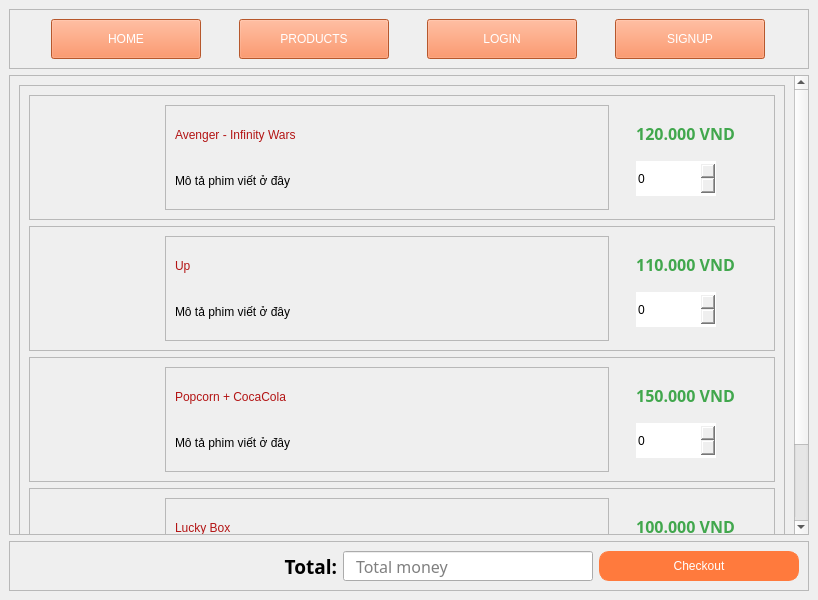
<?xml version="1.0" encoding="UTF-8"?>
<ui version="4.0">
 <class>MainWindow</class>
 <widget class="QMainWindow" name="MainWindow">
  <property name="geometry">
   <rect>
    <x>0</x>
    <y>0</y>
    <width>800</width>
    <height>600</height>
   </rect>
  </property>
  <property name="windowTitle">
   <string>MainWindow</string>
  </property>
  <widget class="QWidget" name="centralwidget">
   <layout class="QVBoxLayout" name="verticalLayout_8">
    <item>
     <widget class="QFrame" name="nav">
      <property name="minimumSize">
       <size>
        <width>800</width>
        <height>0</height>
       </size>
      </property>
      <property name="frameShape">
       <enum>QFrame::StyledPanel</enum>
      </property>
      <property name="frameShadow">
       <enum>QFrame::Raised</enum>
      </property>
      <layout class="QHBoxLayout" name="horizontalLayout">
       <item>
        <widget class="QPushButton" name="pushButton_home_w">
         <property name="minimumSize">
          <size>
           <width>150</width>
           <height>40</height>
          </size>
         </property>
         <property name="maximumSize">
          <size>
           <width>150</width>
           <height>40</height>
          </size>
         </property>
         <property name="styleSheet">
          <string notr="true">QPushButton{
	font: 81 16pt &quot;Nunito Sans Normal ExtraBold&quot;;
	color: white;
	background-color: rgb(255, 122, 61);
}

QPushButton:hover{
	background-color: rgb(255, 126, 21);
}

QPushButton:pressed{
	padding-left: 5px;
	padding-top: 10px;
}</string>
         </property>
         <property name="text">
          <string>HOME</string>
         </property>
        </widget>
       </item>
       <item>
        <widget class="QPushButton" name="pushButton_home_w_2">
         <property name="minimumSize">
          <size>
           <width>150</width>
           <height>40</height>
          </size>
         </property>
         <property name="maximumSize">
          <size>
           <width>150</width>
           <height>40</height>
          </size>
         </property>
         <property name="styleSheet">
          <string notr="true">QPushButton{
	font: 81 16pt &quot;Nunito Sans Normal ExtraBold&quot;;
	color: white;
	background-color: rgb(255, 122, 61);
}

QPushButton:hover{
	background-color: rgb(255, 126, 21);
}

QPushButton:pressed{
	padding-left: 5px;
	padding-top: 10px;
}</string>
         </property>
         <property name="text">
          <string>PRODUCTS</string>
         </property>
        </widget>
       </item>
       <item>
        <widget class="QPushButton" name="pushButton_home_w_3">
         <property name="minimumSize">
          <size>
           <width>150</width>
           <height>40</height>
          </size>
         </property>
         <property name="maximumSize">
          <size>
           <width>150</width>
           <height>40</height>
          </size>
         </property>
         <property name="styleSheet">
          <string notr="true">QPushButton{
	font: 81 16pt &quot;Nunito Sans Normal ExtraBold&quot;;
	color: white;
	background-color: rgb(255, 122, 61);
}

QPushButton:hover{
	background-color: rgb(255, 126, 21);
}

QPushButton:pressed{
	padding-left: 5px;
	padding-top: 10px;
}</string>
         </property>
         <property name="text">
          <string>LOGIN</string>
         </property>
        </widget>
       </item>
       <item>
        <widget class="QPushButton" name="pushButton_home_w_4">
         <property name="minimumSize">
          <size>
           <width>150</width>
           <height>40</height>
          </size>
         </property>
         <property name="maximumSize">
          <size>
           <width>150</width>
           <height>40</height>
          </size>
         </property>
         <property name="styleSheet">
          <string notr="true">QPushButton{
	font: 81 16pt &quot;Nunito Sans Normal ExtraBold&quot;;
	color: white;
	background-color: rgb(255, 122, 61);
}

QPushButton:hover{
	background-color: rgb(255, 126, 21);
}

QPushButton:pressed{
	padding-left: 5px;
	padding-top: 10px;
}</string>
         </property>
         <property name="text">
          <string>SIGNUP</string>
         </property>
        </widget>
       </item>
      </layout>
     </widget>
    </item>
    <item>
     <widget class="QScrollArea" name="scrollArea">
      <property name="widgetResizable">
       <bool>true</bool>
      </property>
      <widget class="QWidget" name="scrollAreaWidgetContents">
       <property name="geometry">
        <rect>
         <x>0</x>
         <y>0</y>
         <width>763</width>
         <height>556</height>
        </rect>
       </property>
       <layout class="QVBoxLayout" name="verticalLayout_7">
        <item>
         <widget class="QFrame" name="frame_2">
          <property name="frameShape">
           <enum>QFrame::StyledPanel</enum>
          </property>
          <property name="frameShadow">
           <enum>QFrame::Raised</enum>
          </property>
          <layout class="QVBoxLayout" name="verticalLayout_6">
           <item>
            <widget class="QFrame" name="film2">
             <property name="minimumSize">
              <size>
               <width>0</width>
               <height>125</height>
              </size>
             </property>
             <property name="maximumSize">
              <size>
               <width>16777215</width>
               <height>125</height>
              </size>
             </property>
             <property name="frameShape">
              <enum>QFrame::StyledPanel</enum>
             </property>
             <property name="frameShadow">
              <enum>QFrame::Raised</enum>
             </property>
             <layout class="QHBoxLayout" name="horizontalLayout_5">
              <item>
               <widget class="QLabel" name="posster_3">
                <property name="minimumSize">
                 <size>
                  <width>120</width>
                  <height>120</height>
                 </size>
                </property>
                <property name="maximumSize">
                 <size>
                  <width>120</width>
                  <height>120</height>
                 </size>
                </property>
                <property name="text">
                 <string/>
                </property>
                <property name="pixmap">
                 <pixmap>images/avenger.jpg</pixmap>
                </property>
                <property name="scaledContents">
                 <bool>true</bool>
                </property>
               </widget>
              </item>
              <item>
               <widget class="QFrame" name="frame_5">
                <property name="frameShape">
                 <enum>QFrame::StyledPanel</enum>
                </property>
                <property name="frameShadow">
                 <enum>QFrame::Raised</enum>
                </property>
                <layout class="QVBoxLayout" name="verticalLayout_4">
                 <item>
                  <widget class="QLabel" name="label_9">
                   <property name="minimumSize">
                    <size>
                     <width>300</width>
                     <height>0</height>
                    </size>
                   </property>
                   <property name="styleSheet">
                    <string notr="true">color: rgb(179, 20, 20);
font: 81 14pt &quot;Nunito Sans Normal ExtraBold&quot;;</string>
                   </property>
                   <property name="text">
                    <string>Avenger - Infinity Wars</string>
                   </property>
                  </widget>
                 </item>
                 <item>
                  <widget class="QLabel" name="label_10">
                   <property name="text">
                    <string>Mô tả phim viết ở đây</string>
                   </property>
                  </widget>
                 </item>
                </layout>
               </widget>
              </item>
              <item>
               <widget class="QFrame" name="frame_10">
                <property name="minimumSize">
                 <size>
                  <width>120</width>
                  <height>0</height>
                 </size>
                </property>
                <property name="maximumSize">
                 <size>
                  <width>150</width>
                  <height>16777215</height>
                 </size>
                </property>
                <property name="styleSheet">
                 <string notr="true">border: none;</string>
                </property>
                <property name="frameShape">
                 <enum>QFrame::StyledPanel</enum>
                </property>
                <property name="frameShadow">
                 <enum>QFrame::Raised</enum>
                </property>
                <layout class="QGridLayout" name="gridLayout_10">
                 <property name="leftMargin">
                  <number>0</number>
                 </property>
                 <property name="topMargin">
                  <number>0</number>
                 </property>
                 <property name="bottomMargin">
                  <number>0</number>
                 </property>
                 <property name="spacing">
                  <number>0</number>
                 </property>
                 <item row="0" column="0">
                  <widget class="QLabel" name="label_19">
                   <property name="minimumSize">
                    <size>
                     <width>0</width>
                     <height>30</height>
                    </size>
                   </property>
                   <property name="maximumSize">
                    <size>
                     <width>16777215</width>
                     <height>30</height>
                    </size>
                   </property>
                   <property name="font">
                    <font>
                     <family>Nunito Sans Normal ExtraBold</family>
                     <pointsize>12</pointsize>
                     <weight>75</weight>
                     <bold>true</bold>
                    </font>
                   </property>
                   <property name="styleSheet">
                    <string notr="true">color: rgb(65, 167, 77);</string>
                   </property>
                   <property name="text">
                    <string>120.000 VND</string>
                   </property>
                   <property name="alignment">
                    <set>Qt::AlignCenter</set>
                   </property>
                  </widget>
                 </item>
                 <item row="1" column="0">
                  <widget class="QSpinBox" name="spinBox_avenger">
                   <property name="minimumSize">
                    <size>
                     <width>80</width>
                     <height>35</height>
                    </size>
                   </property>
                   <property name="maximumSize">
                    <size>
                     <width>80</width>
                     <height>35</height>
                    </size>
                   </property>
                  </widget>
                 </item>
                </layout>
               </widget>
              </item>
             </layout>
            </widget>
           </item>
           <item>
            <widget class="QFrame" name="film1">
             <property name="minimumSize">
              <size>
               <width>0</width>
               <height>125</height>
              </size>
             </property>
             <property name="maximumSize">
              <size>
               <width>16777215</width>
               <height>125</height>
              </size>
             </property>
             <property name="frameShape">
              <enum>QFrame::StyledPanel</enum>
             </property>
             <property name="frameShadow">
              <enum>QFrame::Raised</enum>
             </property>
             <layout class="QHBoxLayout" name="horizontalLayout_2">
              <item>
               <widget class="QLabel" name="posster">
                <property name="minimumSize">
                 <size>
                  <width>120</width>
                  <height>120</height>
                 </size>
                </property>
                <property name="maximumSize">
                 <size>
                  <width>120</width>
                  <height>120</height>
                 </size>
                </property>
                <property name="text">
                 <string/>
                </property>
                <property name="pixmap">
                 <pixmap>images/up.jpg</pixmap>
                </property>
                <property name="scaledContents">
                 <bool>true</bool>
                </property>
               </widget>
              </item>
              <item>
               <widget class="QFrame" name="frame">
                <property name="frameShape">
                 <enum>QFrame::StyledPanel</enum>
                </property>
                <property name="frameShadow">
                 <enum>QFrame::Raised</enum>
                </property>
                <layout class="QVBoxLayout" name="verticalLayout">
                 <item>
                  <widget class="QLabel" name="label_2">
                   <property name="minimumSize">
                    <size>
                     <width>300</width>
                     <height>0</height>
                    </size>
                   </property>
                   <property name="styleSheet">
                    <string notr="true">color: rgb(179, 20, 20);
font: 81 14pt &quot;Nunito Sans Normal ExtraBold&quot;;</string>
                   </property>
                   <property name="text">
                    <string>Up</string>
                   </property>
                  </widget>
                 </item>
                 <item>
                  <widget class="QLabel" name="label_3">
                   <property name="text">
                    <string>Mô tả phim viết ở đây</string>
                   </property>
                  </widget>
                 </item>
                </layout>
               </widget>
              </item>
              <item>
               <widget class="QFrame" name="frame_7">
                <property name="minimumSize">
                 <size>
                  <width>120</width>
                  <height>0</height>
                 </size>
                </property>
                <property name="maximumSize">
                 <size>
                  <width>150</width>
                  <height>16777215</height>
                 </size>
                </property>
                <property name="styleSheet">
                 <string notr="true">border: none;</string>
                </property>
                <property name="frameShape">
                 <enum>QFrame::StyledPanel</enum>
                </property>
                <property name="frameShadow">
                 <enum>QFrame::Raised</enum>
                </property>
                <layout class="QGridLayout" name="gridLayout_6">
                 <property name="leftMargin">
                  <number>0</number>
                 </property>
                 <property name="topMargin">
                  <number>0</number>
                 </property>
                 <property name="bottomMargin">
                  <number>0</number>
                 </property>
                 <property name="spacing">
                  <number>0</number>
                 </property>
                 <item row="0" column="0">
                  <widget class="QLabel" name="label_15">
                   <property name="minimumSize">
                    <size>
                     <width>0</width>
                     <height>30</height>
                    </size>
                   </property>
                   <property name="maximumSize">
                    <size>
                     <width>16777215</width>
                     <height>30</height>
                    </size>
                   </property>
                   <property name="font">
                    <font>
                     <family>Nunito Sans Normal ExtraBold</family>
                     <pointsize>12</pointsize>
                     <weight>75</weight>
                     <bold>true</bold>
                    </font>
                   </property>
                   <property name="styleSheet">
                    <string notr="true">color: rgb(65, 167, 77);</string>
                   </property>
                   <property name="text">
                    <string>110.000 VND</string>
                   </property>
                   <property name="alignment">
                    <set>Qt::AlignCenter</set>
                   </property>
                  </widget>
                 </item>
                 <item row="1" column="0">
                  <widget class="QSpinBox" name="spinBox_up">
                   <property name="minimumSize">
                    <size>
                     <width>80</width>
                     <height>35</height>
                    </size>
                   </property>
                   <property name="maximumSize">
                    <size>
                     <width>80</width>
                     <height>35</height>
                    </size>
                   </property>
                  </widget>
                 </item>
                </layout>
               </widget>
              </item>
             </layout>
            </widget>
           </item>
           <item>
            <widget class="QFrame" name="popcorn">
             <property name="minimumSize">
              <size>
               <width>0</width>
               <height>125</height>
              </size>
             </property>
             <property name="maximumSize">
              <size>
               <width>16777215</width>
               <height>125</height>
              </size>
             </property>
             <property name="frameShape">
              <enum>QFrame::StyledPanel</enum>
             </property>
             <property name="frameShadow">
              <enum>QFrame::Raised</enum>
             </property>
             <layout class="QHBoxLayout" name="horizontalLayout_3">
              <item>
               <widget class="QLabel" name="posster_2">
                <property name="minimumSize">
                 <size>
                  <width>120</width>
                  <height>120</height>
                 </size>
                </property>
                <property name="maximumSize">
                 <size>
                  <width>120</width>
                  <height>120</height>
                 </size>
                </property>
                <property name="text">
                 <string/>
                </property>
                <property name="pixmap">
                 <pixmap>images/popcorn.jpg</pixmap>
                </property>
                <property name="scaledContents">
                 <bool>true</bool>
                </property>
               </widget>
              </item>
              <item>
               <widget class="QFrame" name="frame_3">
                <property name="frameShape">
                 <enum>QFrame::StyledPanel</enum>
                </property>
                <property name="frameShadow">
                 <enum>QFrame::Raised</enum>
                </property>
                <layout class="QVBoxLayout" name="verticalLayout_2">
                 <item>
                  <widget class="QLabel" name="label_4">
                   <property name="minimumSize">
                    <size>
                     <width>300</width>
                     <height>0</height>
                    </size>
                   </property>
                   <property name="styleSheet">
                    <string notr="true">color: rgb(179, 20, 20);
font: 81 14pt &quot;Nunito Sans Normal ExtraBold&quot;;</string>
                   </property>
                   <property name="text">
                    <string>Popcorn + CocaCola</string>
                   </property>
                  </widget>
                 </item>
                 <item>
                  <widget class="QLabel" name="label_8">
                   <property name="text">
                    <string>Mô tả phim viết ở đây</string>
                   </property>
                  </widget>
                 </item>
                </layout>
               </widget>
              </item>
              <item>
               <widget class="QFrame" name="frame_9">
                <property name="minimumSize">
                 <size>
                  <width>120</width>
                  <height>0</height>
                 </size>
                </property>
                <property name="maximumSize">
                 <size>
                  <width>150</width>
                  <height>16777215</height>
                 </size>
                </property>
                <property name="styleSheet">
                 <string notr="true">border: none;</string>
                </property>
                <property name="frameShape">
                 <enum>QFrame::StyledPanel</enum>
                </property>
                <property name="frameShadow">
                 <enum>QFrame::Raised</enum>
                </property>
                <layout class="QGridLayout" name="gridLayout_9">
                 <property name="leftMargin">
                  <number>0</number>
                 </property>
                 <property name="topMargin">
                  <number>0</number>
                 </property>
                 <property name="bottomMargin">
                  <number>0</number>
                 </property>
                 <property name="spacing">
                  <number>0</number>
                 </property>
                 <item row="0" column="0">
                  <widget class="QLabel" name="label_18">
                   <property name="minimumSize">
                    <size>
                     <width>0</width>
                     <height>30</height>
                    </size>
                   </property>
                   <property name="maximumSize">
                    <size>
                     <width>16777215</width>
                     <height>30</height>
                    </size>
                   </property>
                   <property name="font">
                    <font>
                     <family>Nunito Sans Normal ExtraBold</family>
                     <pointsize>12</pointsize>
                     <weight>75</weight>
                     <bold>true</bold>
                    </font>
                   </property>
                   <property name="styleSheet">
                    <string notr="true">color: rgb(65, 167, 77);</string>
                   </property>
                   <property name="text">
                    <string>150.000 VND</string>
                   </property>
                   <property name="alignment">
                    <set>Qt::AlignCenter</set>
                   </property>
                  </widget>
                 </item>
                 <item row="1" column="0">
                  <widget class="QSpinBox" name="spinBox_popcorn">
                   <property name="minimumSize">
                    <size>
                     <width>80</width>
                     <height>35</height>
                    </size>
                   </property>
                   <property name="maximumSize">
                    <size>
                     <width>80</width>
                     <height>35</height>
                    </size>
                   </property>
                  </widget>
                 </item>
                </layout>
               </widget>
              </item>
             </layout>
            </widget>
           </item>
           <item>
            <widget class="QFrame" name="luckybox">
             <property name="minimumSize">
              <size>
               <width>0</width>
               <height>125</height>
              </size>
             </property>
             <property name="maximumSize">
              <size>
               <width>16777215</width>
               <height>125</height>
              </size>
             </property>
             <property name="frameShape">
              <enum>QFrame::StyledPanel</enum>
             </property>
             <property name="frameShadow">
              <enum>QFrame::Raised</enum>
             </property>
             <layout class="QHBoxLayout" name="horizontalLayout_6">
              <item>
               <widget class="QLabel" name="posster_4">
                <property name="minimumSize">
                 <size>
                  <width>120</width>
                  <height>120</height>
                 </size>
                </property>
                <property name="maximumSize">
                 <size>
                  <width>120</width>
                  <height>120</height>
                 </size>
                </property>
                <property name="text">
                 <string/>
                </property>
                <property name="pixmap">
                 <pixmap>images/gift.jpg</pixmap>
                </property>
                <property name="scaledContents">
                 <bool>true</bool>
                </property>
               </widget>
              </item>
              <item>
               <widget class="QFrame" name="frame_6">
                <property name="frameShape">
                 <enum>QFrame::StyledPanel</enum>
                </property>
                <property name="frameShadow">
                 <enum>QFrame::Raised</enum>
                </property>
                <layout class="QVBoxLayout" name="verticalLayout_5">
                 <item>
                  <widget class="QLabel" name="label_11">
                   <property name="minimumSize">
                    <size>
                     <width>300</width>
                     <height>0</height>
                    </size>
                   </property>
                   <property name="styleSheet">
                    <string notr="true">color: rgb(179, 20, 20);
font: 81 14pt &quot;Nunito Sans Normal ExtraBold&quot;;</string>
                   </property>
                   <property name="text">
                    <string>Lucky Box</string>
                   </property>
                  </widget>
                 </item>
                 <item>
                  <widget class="QLabel" name="label_12">
                   <property name="text">
                    <string>Mô tả phim viết ở đây</string>
                   </property>
                  </widget>
                 </item>
                </layout>
               </widget>
              </item>
              <item>
               <widget class="QFrame" name="frame_11">
                <property name="minimumSize">
                 <size>
                  <width>120</width>
                  <height>0</height>
                 </size>
                </property>
                <property name="maximumSize">
                 <size>
                  <width>150</width>
                  <height>16777215</height>
                 </size>
                </property>
                <property name="styleSheet">
                 <string notr="true">border: none;</string>
                </property>
                <property name="frameShape">
                 <enum>QFrame::StyledPanel</enum>
                </property>
                <property name="frameShadow">
                 <enum>QFrame::Raised</enum>
                </property>
                <layout class="QGridLayout" name="gridLayout_11">
                 <property name="leftMargin">
                  <number>0</number>
                 </property>
                 <property name="topMargin">
                  <number>0</number>
                 </property>
                 <property name="bottomMargin">
                  <number>0</number>
                 </property>
                 <property name="spacing">
                  <number>0</number>
                 </property>
                 <item row="0" column="0">
                  <widget class="QLabel" name="label_20">
                   <property name="minimumSize">
                    <size>
                     <width>0</width>
                     <height>30</height>
                    </size>
                   </property>
                   <property name="maximumSize">
                    <size>
                     <width>16777215</width>
                     <height>30</height>
                    </size>
                   </property>
                   <property name="font">
                    <font>
                     <family>Nunito Sans Normal ExtraBold</family>
                     <pointsize>12</pointsize>
                     <weight>75</weight>
                     <bold>true</bold>
                    </font>
                   </property>
                   <property name="styleSheet">
                    <string notr="true">color: rgb(65, 167, 77);</string>
                   </property>
                   <property name="text">
                    <string>100.000 VND</string>
                   </property>
                   <property name="alignment">
                    <set>Qt::AlignCenter</set>
                   </property>
                  </widget>
                 </item>
                 <item row="1" column="0">
                  <widget class="QSpinBox" name="spinBox_luckybox">
                   <property name="minimumSize">
                    <size>
                     <width>80</width>
                     <height>35</height>
                    </size>
                   </property>
                   <property name="maximumSize">
                    <size>
                     <width>80</width>
                     <height>35</height>
                    </size>
                   </property>
                  </widget>
                 </item>
                </layout>
               </widget>
              </item>
             </layout>
            </widget>
           </item>
          </layout>
         </widget>
        </item>
       </layout>
      </widget>
     </widget>
    </item>
    <item>
     <widget class="QFrame" name="thanh_toan">
      <property name="minimumSize">
       <size>
        <width>0</width>
        <height>50</height>
       </size>
      </property>
      <property name="frameShape">
       <enum>QFrame::StyledPanel</enum>
      </property>
      <property name="frameShadow">
       <enum>QFrame::Raised</enum>
      </property>
      <layout class="QHBoxLayout" name="horizontalLayout_7">
       <item>
        <widget class="QLabel" name="label">
         <property name="minimumSize">
          <size>
           <width>150</width>
           <height>0</height>
          </size>
         </property>
         <property name="font">
          <font>
           <family>Nunito Sans Normal</family>
           <pointsize>14</pointsize>
           <weight>75</weight>
           <bold>true</bold>
          </font>
         </property>
         <property name="text">
          <string>Total:</string>
         </property>
         <property name="alignment">
          <set>Qt::AlignRight|Qt::AlignTrailing|Qt::AlignVCenter</set>
         </property>
        </widget>
       </item>
       <item>
        <widget class="QLineEdit" name="lineEdit_total">
         <property name="minimumSize">
          <size>
           <width>0</width>
           <height>30</height>
          </size>
         </property>
         <property name="maximumSize">
          <size>
           <width>250</width>
           <height>16777215</height>
          </size>
         </property>
         <property name="font">
          <font>
           <family>Nunito Sans Normal</family>
           <pointsize>12</pointsize>
           <weight>50</weight>
           <bold>false</bold>
          </font>
         </property>
         <property name="styleSheet">
          <string notr="true">padding-left: 10px;</string>
         </property>
         <property name="alignment">
          <set>Qt::AlignLeading|Qt::AlignLeft|Qt::AlignVCenter</set>
         </property>
         <property name="placeholderText">
          <string>Total money</string>
         </property>
        </widget>
       </item>
       <item>
        <widget class="QPushButton" name="pushButton_checkout">
         <property name="maximumSize">
          <size>
           <width>200</width>
           <height>30</height>
          </size>
         </property>
         <property name="styleSheet">
          <string notr="true">QPushButton{
	font: 81 16pt &quot;Nunito Sans Normal ExtraBold&quot;;
	color: white;
	background-color: rgb(255, 122, 61);
	border: 1px solid rgb(255, 122, 61);
	border-radius: 10px;
}

QPushButton:hover{
	background-color: rgb(255, 126, 21);
}

QPushButton:pressed{
	padding-left: 1px;
	padding-top: 1px;
}</string>
         </property>
         <property name="text">
          <string>Checkout</string>
         </property>
        </widget>
       </item>
      </layout>
     </widget>
    </item>
   </layout>
  </widget>
 </widget>
 <resources/>
 <connections/>
</ui>
